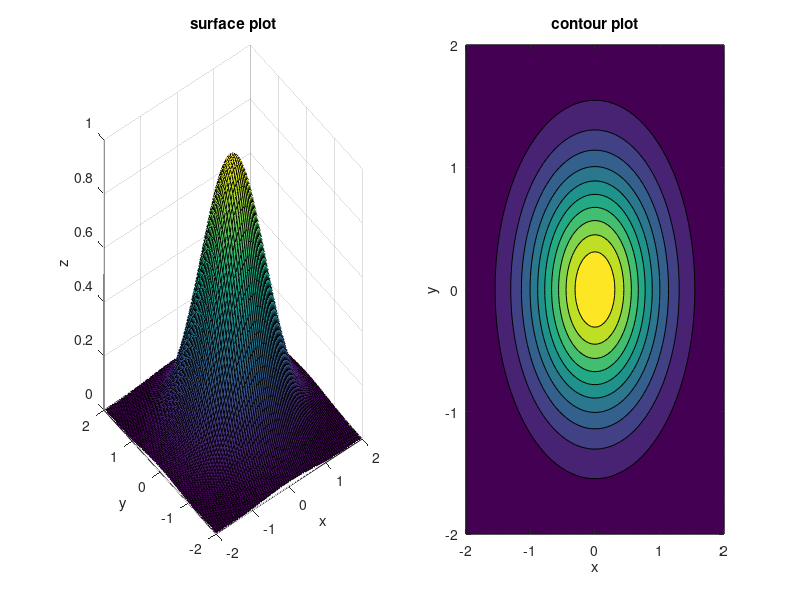

Here is the MATLAB script that generated this plot:
function ex4_surface_and_contour()

x = -2:0.05:2;
y = -2:0.05:2;

[X,Y] = meshgrid(x,y);
Z = exp(-(X.^2 + Y.^2));

figure

subplot(1,2,1)
surf(X,Y,Z)
title('surface plot')
xlabel('x')
ylabel('y')
zlabel('z')

subplot(1,2,2)
contourf(X,Y,Z)
title('contour plot')
xlabel('x')
ylabel('y')

end
